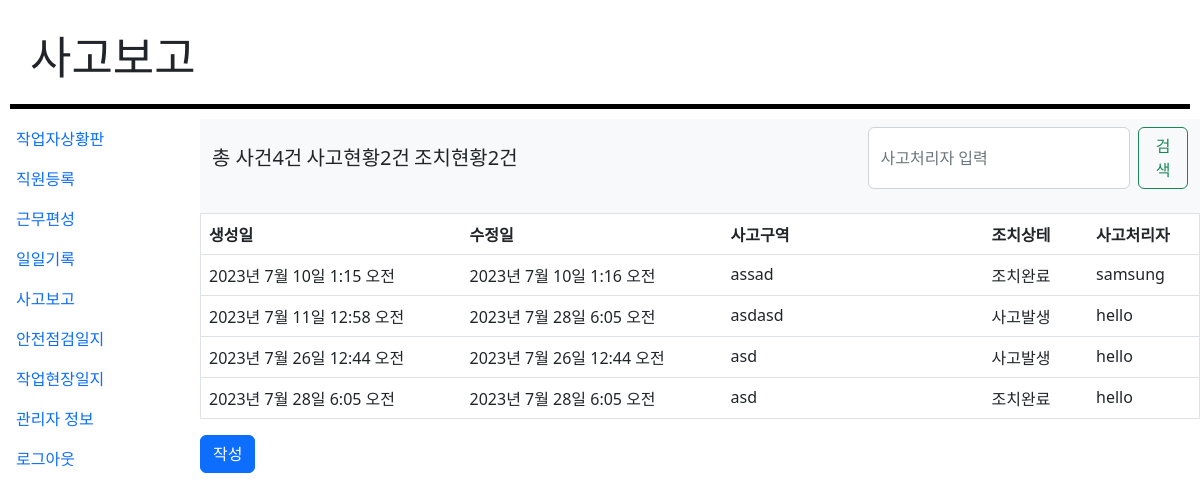
The app's page /board/accident_list/ (signed in) with its own data.
### board/models.py (models this page shows)
class Accident(models.Model):
    STATUS = {
        ('사고발생','사고발생'),
        ('조치 중','조치 중'),
        ('조치완료','조치완료'),
    }
    ac_area = models.CharField(max_length=50)
    ac_status = models.CharField(max_length=30, choices=STATUS, null=True)
    img = models.ImageField()
    ac_cont = models.TextField(null=True)
    create_date = models.DateTimeField(auto_now_add=True)
    update_date = models.DateTimeField(auto_now=True)
    writer = models.ForeignKey(Manage, on_delete=models.CASCADE)   #python manage.py createsuperuser   Manage Table

class Manage(AbstractUser):
    STATUS = {
        ('감독','감독'),
        ('관리자','관리자'),
        ('반장','반장'),
    }
    position = models.CharField(max_length=30, choices=STATUS, null=True)
    address = models.CharField(max_length=200)
    call = models.CharField(max_length=20)

### board/views.py (the view)
# urls.py: path('accident_list/', AccidentListView.as_view(), name='accident_list'),
class AccidentListView(LoginRequiredMixin, ListView):
    model = Accident
    queryset = Accident.objects.all() #모델 속성 무시
    context_object_name = "accident_list"
    def get_context_data(self, **kwargs): #조회수
        context = super().get_context_data(**kwargs)
        count1 = Accident.objects.filter(ac_status='사고발생').count()
        count2  = Accident.objects.filter(ac_status='조치완료').count()
        context['count1'] = count1
        context['count2'] = count2
        context['total'] = count1 + count2
        print(f"Count: {context}")
        return context

### board/templates/board/accident_list.html (shortened to what this page needs)
<html lang="ko-kr">
<head>
</head>
<body>
{% extends 'page.html' %}
{% load static %}
{% block title %}
<h1 id="title">사고보고</h1>
{% endblock title %}
{% block content %}
<nav class="navbar bg-light">
    <div class="container-fluid">
        <div class="solt-1">
            <label class="blockquote" for="mgr_pw">총 사건{{total}}건   </label>
            <label class="lead" for="mgr_pw">   사고현황{{count1}}건  </label>
            <label class="lead" for="mgr_pw">   조치현황{{count2}}건</label>
        </div>
      <form class="d-flex" role="search">
        <input class="form-control me-2" type="search" placeholder="사고처리자 입력" aria-label="사고처리자">
        <button class="btn btn-outline-success" type="submit">검색</button>
      </form>
    </div>
</nav>
<div id="output">
    <table class="table table-hover" id="myTable" border="1" cellspacing="0" summary="사고보고 목록">
    <colgroup>
        <col width = "200">
        <col width = "200">
        <col width = "200">
        <col width = "80">
        <col width = "50">
    </colgroup>
    <thead>
        <th>생성일</th>
        <th>수정일</th>
        <th>사고구역</th>
        <th>조치상테</th>
        <th>사고처리자</th>
    </thead>
    {% for accident in accident_list  %}
    <tr class="link-dark" onclick="redirectToAccidentDetail('{{accident.id}}')">
    <td>{{accident.create_date}}</td>
    <td>{{accident.update_date}}</td>
    <td>{{accident.ac_area}}</td>
    <td>{{accident.ac_status}}</td>
    <td>{{accident.writer}}</td>
    </tr>
    {% endfor %}
    </table>
    <a href="{% url 'board:accident_write' %}" class="btn btn-primary" type="button">작성</a>
</div>
{% endblock %}

### static/page.css (style rules this page uses)
body { margin: 0; }
h1 { font-size:45px; border-bottom:5px solid black; margin: 10px; padding: 20px; }
a { text-decoration-line : none; }

### records on screen
Accident: create_date "2023년 7월 10일 1:15 오전", update_date "2023년 7월 10일 1:16 오전", ac_area "assad", ac_status "조치완료", writer "samsung"
Accident: create_date "2023년 7월 11일 12:58 오전", update_date "2023년 7월 28일 6:05 오전", ac_area "asdasd", ac_status "사고발생", writer "hello"
Accident: create_date "2023년 7월 26일 12:44 오전", update_date "2023년 7월 26일 12:44 오전", ac_area "asd", ac_status "사고발생", writer "hello"
Accident: create_date "2023년 7월 28일 6:05 오전", update_date "2023년 7월 28일 6:05 오전", ac_area "asd", ac_status "조치완료", writer "hello"

### other values on screen
{{ total }} "4"
{{ count1 }} "2"
{{ count2 }} "2"
